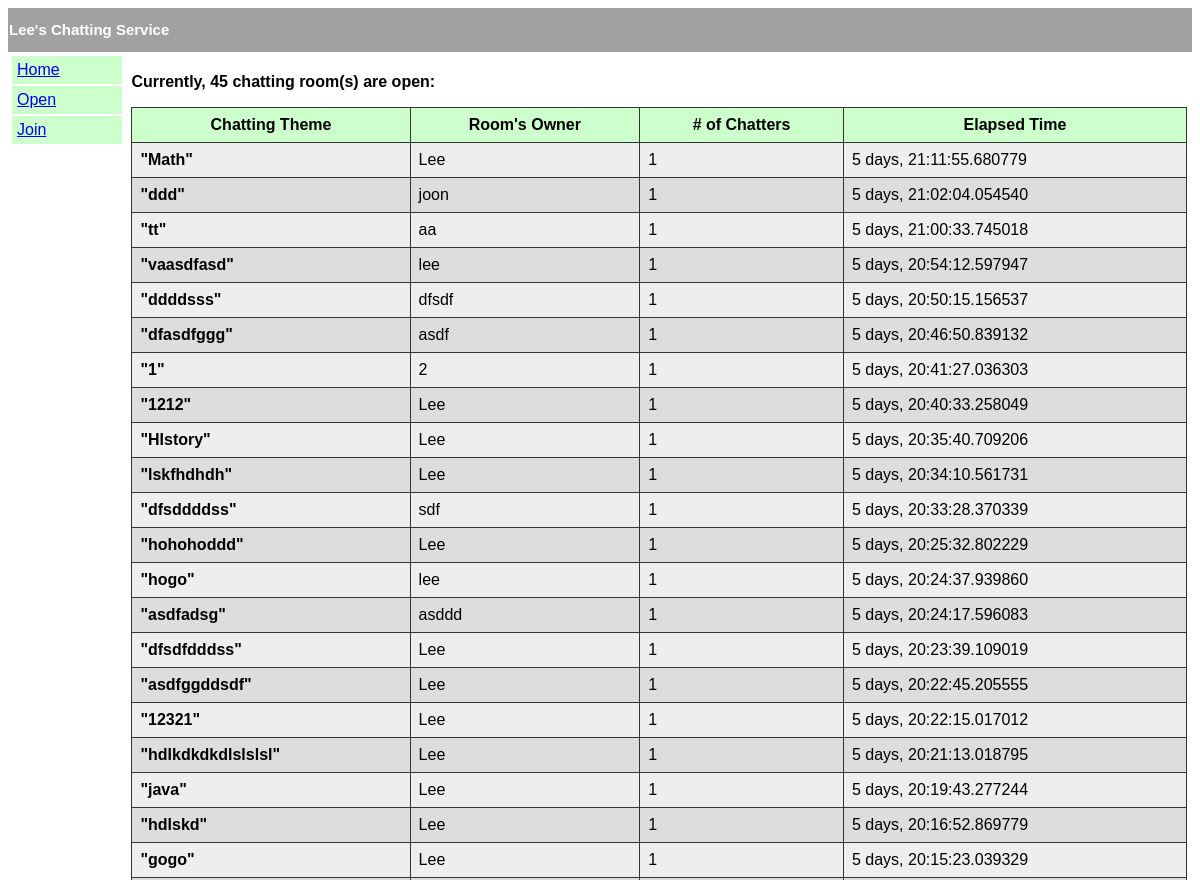
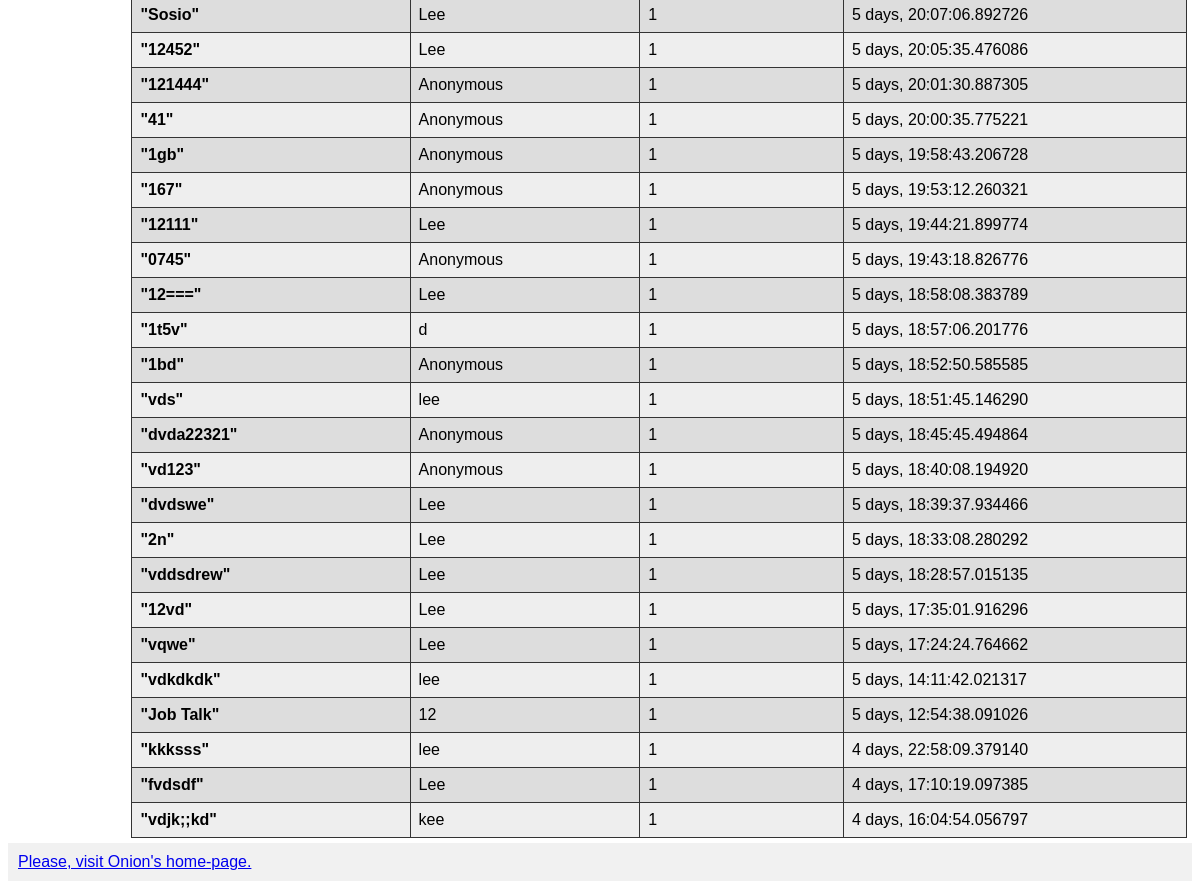
/chat/, run on an earlier commit of the app's database (2 pictures, top to bottom).
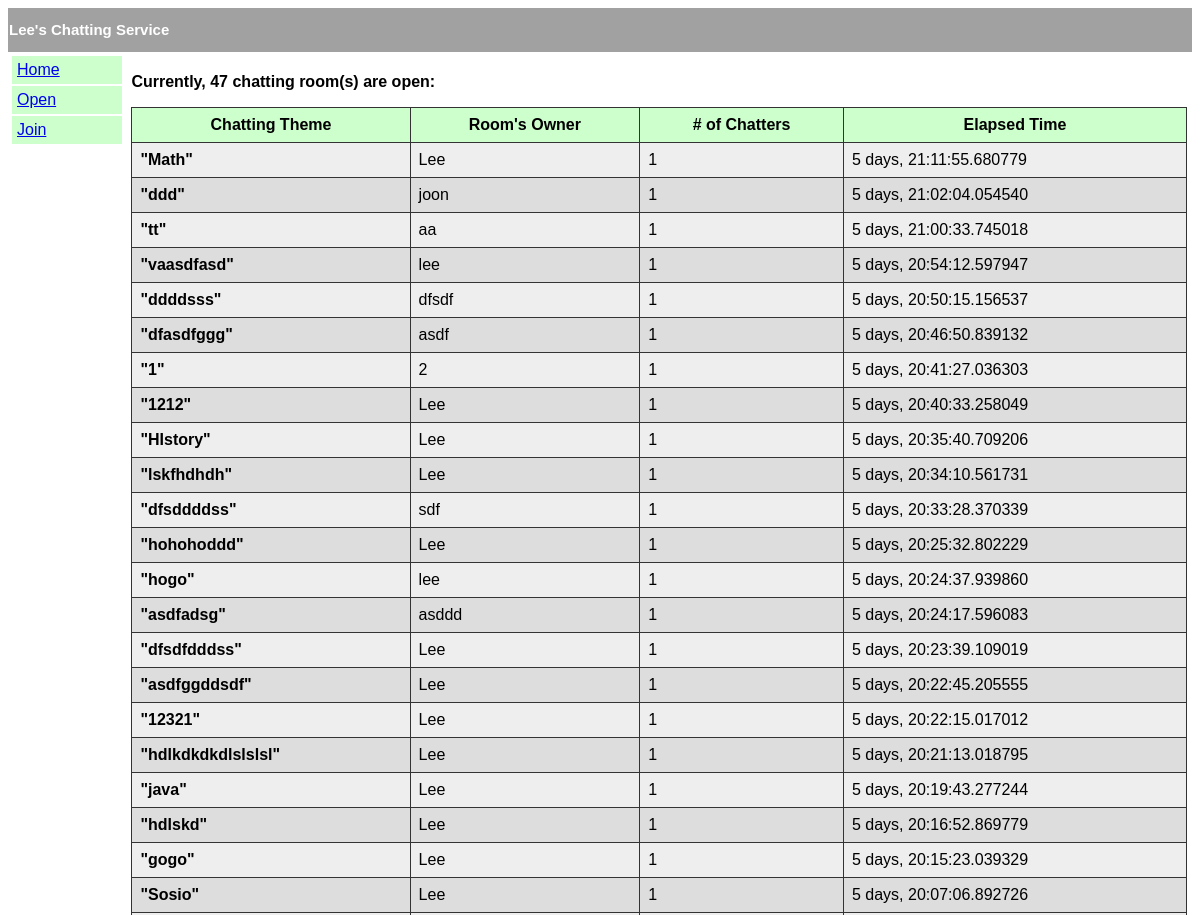
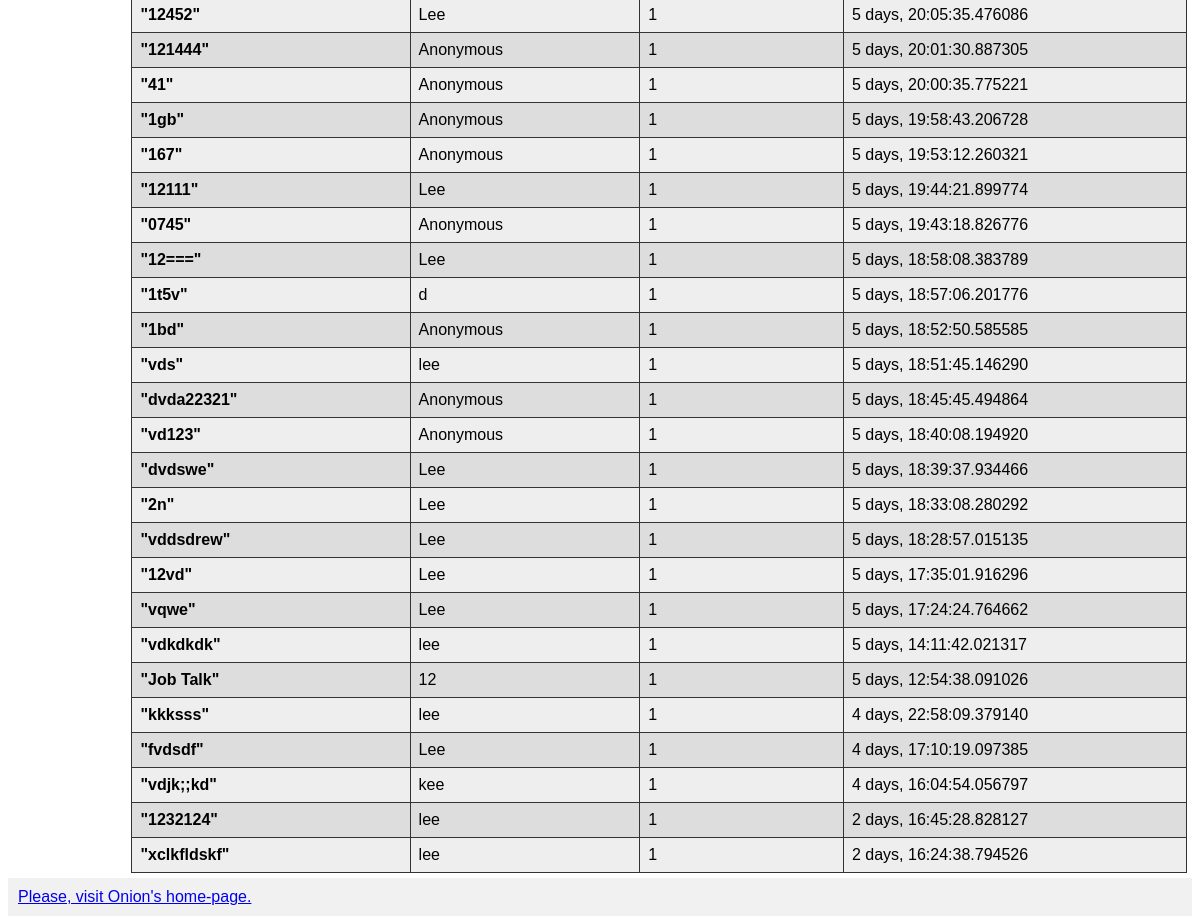
And on a later commit of the database (2 pictures, top to bottom).
### chat/models.py (models this page shows, shortened)
class Chatroom(models.Model):
    title_text = models.CharField(max_length=20, default='No Title')
    created_date = models.DateTimeField('created_date')

class User(models.Model):
    nickname_text = models.CharField(max_length=20, default='Anonymous')
    created_date = models.DateTimeField('created_date')
    chatroom = models.ForeignKey(Chatroom, on_delete=models.CASCADE)
    is_owner = models.BooleanField(default=False)
    def __str__(self):
        return self.nickname_text

### chat/views.py (the view, shortened to what this page needs)
# urls.py: path('', views.IndexView.as_view(), name='index'),
class IndexView(generic.TemplateView):
    template_name = 'chat/index.html'
    def get(self, request, *args, **kwargs ):
        chatrooms = models.Chatroom.objects.all()
        chat_list = []
        for cr in chatrooms:
            chat_info = ChatInfo()
            chat_info.title = cr.title_text
            cur_time = datetime.datetime.now()
            open_time = cr.created_date.replace(tzinfo=None)
            chat_info.time = cur_time - open_time
            chatters = models.User.objects.filter(chatroom=cr.id)
            chat_info.num_chatters = len(chatters.all())
            try:
                chat_info.owner = chatters.get(is_owner=True)
            except ObjectDoesNotExist:
                chat_info.owner = None
            chat_list.append(chat_info)
        return render(request, self.template_name, {'chat_list':chat_list})

### chat/templates/chat/index.html (shortened to what this page needs)
{% extends "chat/layout.html" %}
{% block article %}
<p><b> Currently, {{ chat_list | length }} chatting room(s) are open:</b></p>
<table>
	<tr>
		<th>Chatting Theme</th>
		<th>Room's Owner</th>
		<th># of Chatters </th>
		<th>Elapsed Time</th>
{% for ch in chat_list %}
	<tr>
	<div style="background-color:lightyellow">
	<td><b>"{{ch.title}}"</b></td>
	<td> {{ch.owner}} </td>
	<td> {{ch.num_chatters }} </td>
	<td> {{ch.time}} </td>
	</div>
	</tr>
{% endfor %}
</table>
{% endblock %}

What changed in the data, as far as the page shows it:
added Chatroom: title "1232124"
added User: owner "lee"
added Chatroom: title "xclkfldskf"
added User: owner "lee"
Also different on the page:
{{ chat_list | length }}: "45" → "47"
new list line: "\" \" 1 2 days, 16:45:28.828127"
new list line: "\" \" 1 2 days, 16:24:38.794526"
